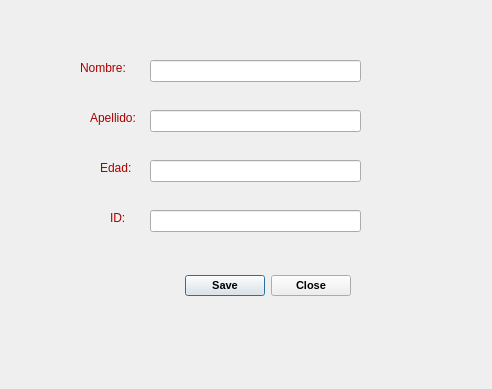
<?xml version="1.0" encoding="UTF-8"?>
<ui version="4.0">
 <class>Dialog</class>
 <widget class="QDialog" name="Dialog">
  <property name="geometry">
   <rect>
    <x>0</x>
    <y>0</y>
    <width>492</width>
    <height>389</height>
   </rect>
  </property>
  <property name="windowTitle">
   <string>Dialog</string>
  </property>
  <widget class="QDialogButtonBox" name="buttonBox">
   <property name="geometry">
    <rect>
     <x>130</x>
     <y>270</y>
     <width>221</width>
     <height>32</height>
    </rect>
   </property>
   <property name="font">
    <font>
     <pointsize>8</pointsize>
     <weight>75</weight>
     <italic>false</italic>
     <bold>true</bold>
    </font>
   </property>
   <property name="orientation">
    <enum>Qt::Horizontal</enum>
   </property>
   <property name="standardButtons">
    <set>QDialogButtonBox::Close|QDialogButtonBox::Save</set>
   </property>
  </widget>
  <widget class="QLineEdit" name="Nombre">
   <property name="geometry">
    <rect>
     <x>150</x>
     <y>60</y>
     <width>211</width>
     <height>22</height>
    </rect>
   </property>
  </widget>
  <widget class="QLineEdit" name="Apellido">
   <property name="geometry">
    <rect>
     <x>150</x>
     <y>110</y>
     <width>211</width>
     <height>22</height>
    </rect>
   </property>
  </widget>
  <widget class="QLabel" name="label">
   <property name="geometry">
    <rect>
     <x>80</x>
     <y>60</y>
     <width>61</width>
     <height>16</height>
    </rect>
   </property>
   <property name="palette">
    <palette>
     <active>
      <colorrole role="WindowText">
       <brush brushstyle="SolidPattern">
        <color alpha="255">
         <red>170</red>
         <green>0</green>
         <blue>0</blue>
        </color>
       </brush>
      </colorrole>
     </active>
     <inactive>
      <colorrole role="WindowText">
       <brush brushstyle="SolidPattern">
        <color alpha="255">
         <red>170</red>
         <green>0</green>
         <blue>0</blue>
        </color>
       </brush>
      </colorrole>
     </inactive>
     <disabled>
      <colorrole role="WindowText">
       <brush brushstyle="SolidPattern">
        <color alpha="255">
         <red>120</red>
         <green>120</green>
         <blue>120</blue>
        </color>
       </brush>
      </colorrole>
     </disabled>
    </palette>
   </property>
   <property name="font">
    <font>
     <pointsize>9</pointsize>
    </font>
   </property>
   <property name="text">
    <string>Nombre:</string>
   </property>
  </widget>
  <widget class="QLabel" name="label_2">
   <property name="geometry">
    <rect>
     <x>90</x>
     <y>110</y>
     <width>55</width>
     <height>16</height>
    </rect>
   </property>
   <property name="palette">
    <palette>
     <active>
      <colorrole role="WindowText">
       <brush brushstyle="SolidPattern">
        <color alpha="255">
         <red>170</red>
         <green>0</green>
         <blue>0</blue>
        </color>
       </brush>
      </colorrole>
     </active>
     <inactive>
      <colorrole role="WindowText">
       <brush brushstyle="SolidPattern">
        <color alpha="255">
         <red>170</red>
         <green>0</green>
         <blue>0</blue>
        </color>
       </brush>
      </colorrole>
     </inactive>
     <disabled>
      <colorrole role="WindowText">
       <brush brushstyle="SolidPattern">
        <color alpha="255">
         <red>120</red>
         <green>120</green>
         <blue>120</blue>
        </color>
       </brush>
      </colorrole>
     </disabled>
    </palette>
   </property>
   <property name="font">
    <font>
     <pointsize>9</pointsize>
    </font>
   </property>
   <property name="text">
    <string>Apellido:</string>
   </property>
  </widget>
  <widget class="QLineEdit" name="Edad">
   <property name="geometry">
    <rect>
     <x>150</x>
     <y>160</y>
     <width>211</width>
     <height>22</height>
    </rect>
   </property>
  </widget>
  <widget class="QLabel" name="label_3">
   <property name="geometry">
    <rect>
     <x>100</x>
     <y>160</y>
     <width>55</width>
     <height>16</height>
    </rect>
   </property>
   <property name="palette">
    <palette>
     <active>
      <colorrole role="WindowText">
       <brush brushstyle="SolidPattern">
        <color alpha="255">
         <red>170</red>
         <green>0</green>
         <blue>0</blue>
        </color>
       </brush>
      </colorrole>
     </active>
     <inactive>
      <colorrole role="WindowText">
       <brush brushstyle="SolidPattern">
        <color alpha="255">
         <red>170</red>
         <green>0</green>
         <blue>0</blue>
        </color>
       </brush>
      </colorrole>
     </inactive>
     <disabled>
      <colorrole role="WindowText">
       <brush brushstyle="SolidPattern">
        <color alpha="255">
         <red>120</red>
         <green>120</green>
         <blue>120</blue>
        </color>
       </brush>
      </colorrole>
     </disabled>
    </palette>
   </property>
   <property name="font">
    <font>
     <pointsize>9</pointsize>
    </font>
   </property>
   <property name="text">
    <string>Edad:</string>
   </property>
  </widget>
  <widget class="QLineEdit" name="ID">
   <property name="geometry">
    <rect>
     <x>150</x>
     <y>210</y>
     <width>211</width>
     <height>22</height>
    </rect>
   </property>
  </widget>
  <widget class="QLabel" name="label_4">
   <property name="geometry">
    <rect>
     <x>110</x>
     <y>210</y>
     <width>55</width>
     <height>16</height>
    </rect>
   </property>
   <property name="palette">
    <palette>
     <active>
      <colorrole role="WindowText">
       <brush brushstyle="SolidPattern">
        <color alpha="255">
         <red>170</red>
         <green>0</green>
         <blue>0</blue>
        </color>
       </brush>
      </colorrole>
     </active>
     <inactive>
      <colorrole role="WindowText">
       <brush brushstyle="SolidPattern">
        <color alpha="255">
         <red>170</red>
         <green>0</green>
         <blue>0</blue>
        </color>
       </brush>
      </colorrole>
     </inactive>
     <disabled>
      <colorrole role="WindowText">
       <brush brushstyle="SolidPattern">
        <color alpha="255">
         <red>120</red>
         <green>120</green>
         <blue>120</blue>
        </color>
       </brush>
      </colorrole>
     </disabled>
    </palette>
   </property>
   <property name="font">
    <font>
     <pointsize>9</pointsize>
    </font>
   </property>
   <property name="text">
    <string>ID:</string>
   </property>
  </widget>
 </widget>
 <resources/>
 <connections>
  <connection>
   <sender>buttonBox</sender>
   <signal>accepted()</signal>
   <receiver>Dialog</receiver>
   <slot>accept()</slot>
   <hints>
    <hint type="sourcelabel">
     <x>248</x>
     <y>254</y>
    </hint>
    <hint type="destinationlabel">
     <x>157</x>
     <y>274</y>
    </hint>
   </hints>
  </connection>
  <connection>
   <sender>buttonBox</sender>
   <signal>rejected()</signal>
   <receiver>Dialog</receiver>
   <slot>reject()</slot>
   <hints>
    <hint type="sourcelabel">
     <x>316</x>
     <y>260</y>
    </hint>
    <hint type="destinationlabel">
     <x>286</x>
     <y>274</y>
    </hint>
   </hints>
  </connection>
 </connections>
</ui>
